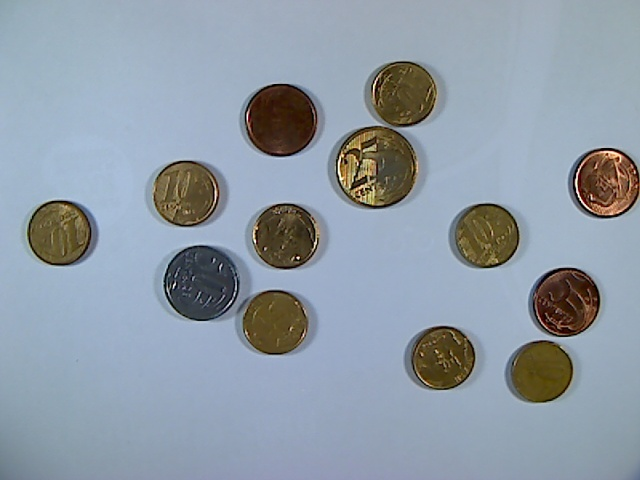
#> input picture _site/assets/images/bai10/coin.jpg, 640 x 480 px
$ python otsu.py
#> lines starting #> are read from the running program, lines starting #| are printed output that depends on the picture; after the words box and inside, x2 and y2 are one past the last pixel; in counts of white or black regions, pixels touching at a corner belong together
import numpy as np
import cv2
import matplotlib.pyplot as plt


def otsu_implement(gray):
    # Mean weight to calculate probability
    mean_weight = 1.0/gray.shape[0] * gray.shape[1]

    # Histogram and bins edge horizontal axis
    his, bins = np.histogram(gray, np.arange(0,256))

    T = -1 # threshold value
    max_value = -1
    intensity_arr = np.arange(255)

    for t in bins[1:-1]:

        # Weight/probability of Foreground and Background
        pcb = np.sum(his[:t])
        pcf = np.sum(his[t:])
        Wb = pcb * mean_weight
        Wf = pcf * mean_weight

        # Mean of Foreground and Background
        mub = np.sum(intensity_arr[:t]*his[:t]) / float(pcb)
        muf = np.sum(intensity_arr[t:]*his[t:]) / float(pcf)

        # Formula must be maximum
        value = Wb * Wf * (mub - muf) ** 2

        if value > max_value:
            T = t
            max_value = value
    gray[gray > T] = 255
    gray[gray <= T] = 0
    return T,gray

def otsu_built(gray):
    (T, threshImg) = cv2.threshold(gray, 0, 255, \
                cv2.THRESH_BINARY | cv2.THRESH_OTSU)
    return T,threshImg

gray_img = cv2.imread('coin.jpg',0)
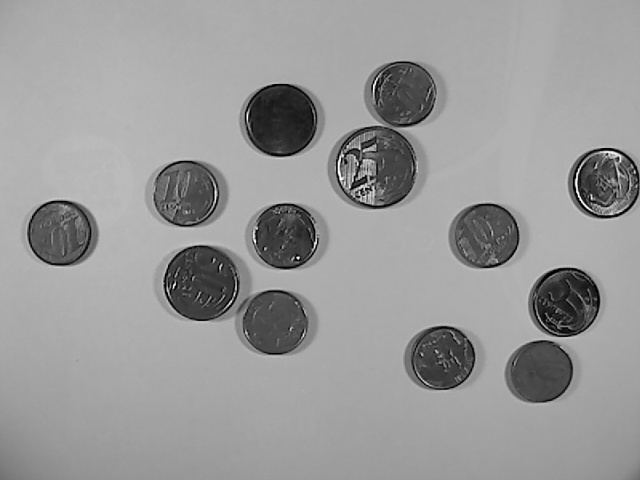
#> gray_img: shape (480, 640); min 0, max 255, mean 152.6
gray_img2 = gray_img.copy()

otsu_implement_threshold,thresh_img = otsu_implement(gray_img)
#> in otsu_implement, `his, bins = np.histogram(gray, np.arange(0,256))`: his = 255 values, max 16557 at index 172, min 1 at index 224, mean 1204.7; bins = 256 values from 0 to 255
#> the loop in otsu_implement, `for t in bins[1:-1]:` made 254 passes
#> (pcb, pcf, Wb, Wf, mub, muf, max_value) on passes 1 to 12: (168, 307032, 224, 409376, 0, 152.7, 2.14e+12), (277, 306923, 369.3, 409230.7, 0.394, 152.7, 3.51e+12), (367, 306833, 489.3, 409110.7, 0.787, 152.8, 4.62e+12), (473, 306727, 630.7, 408969.3, 1.28, 152.8, 5.92e+12), (580, 306620, 773.3, 408826.7, 1.78, 152.9, 7.22e+12), (694, 306506, 925.3, 408674.7, 2.31, 152.9, 8.58e+12), (799, 306401, 1065.3, 408534.7, 2.8, 153, 9.82e+12), (897, 306303, 1196, 408404, 3.26, 153, 1.1e+13), (1010, 306190, 1346.7, 408253.3, 3.79, 153.1, 1.23e+13), (1119, 306081, 1492, 408108, 4.29, 153.1, 1.35e+13), (1247, 305953, 1662.7, 407937.3, 4.88, 153.2, 1.49e+13), (1374, 305826, 1832, 407768, 5.45, 153.2, 1.63e+13)
#> (pcb, pcf, Wb, Wf, mub) on pass 78: (31849, 275351, 42465.3, 367134.7, 53.96)
#> in otsu_implement, `gray[gray > T] = 255`:
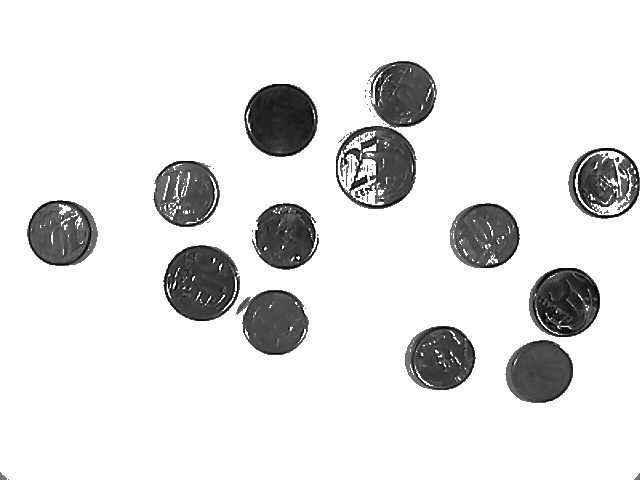
#> gray: shape (480, 640); min 0, max 255, mean 226.3
#> in otsu_implement, `gray[gray <= T] = 0`:
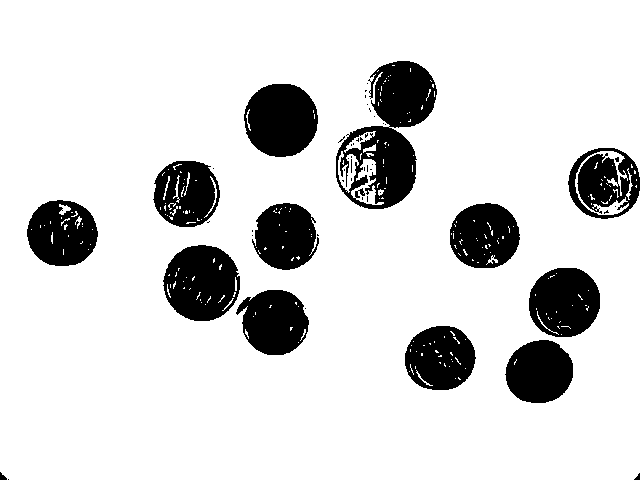
#> gray: shape (480, 640); 84.7% white; 51 black regions (37 under 20 px), largest, box (x1, y1, x2, y2) and area: (336, 61, 437, 209) 7357, (163, 245, 240, 321) 4398, (244, 84, 318, 157) 4258
otsu_built_threshold,threshImg = otsu_built(gray_img2)
#> in otsu_built, `(T, threshImg) = cv2.threshold(gray, 0, 255, \ cv2.THRESH_BINARY | cv2..`:
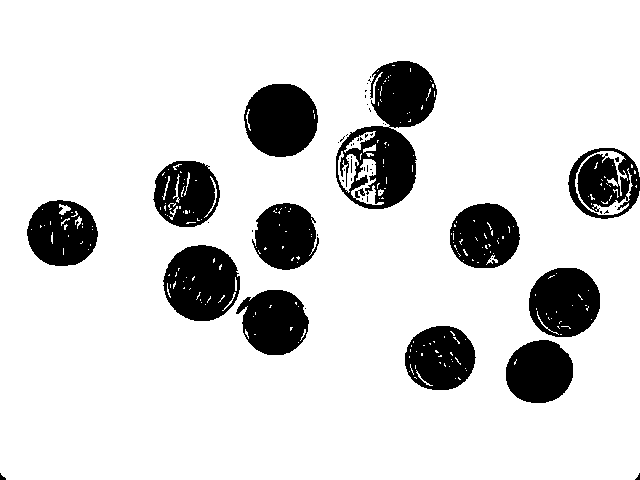
#> threshImg: shape (480, 640); 84.8% white; 55 black regions (42 under 20 px), largest, box (x1, y1, x2, y2) and area: (336, 61, 437, 209) 7306, (163, 245, 240, 321) 4387, (244, 84, 318, 157) 4248

plt.figure(figsize=(16, 4))
plt.subplot(151)
plt.imshow(gray_img2,cmap='gray')
plt.title('Origin')
plt.axis(False)


plt.subplot(152)
plt.imshow(thresh_img,cmap='gray')
plt.title('T-implement = ' + str(otsu_implement_threshold))
plt.axis(False)


plt.subplot(153)
plt.imshow(threshImg,cmap='gray')
plt.title('T-built = ' + str(otsu_built_threshold))
plt.axis(False)
